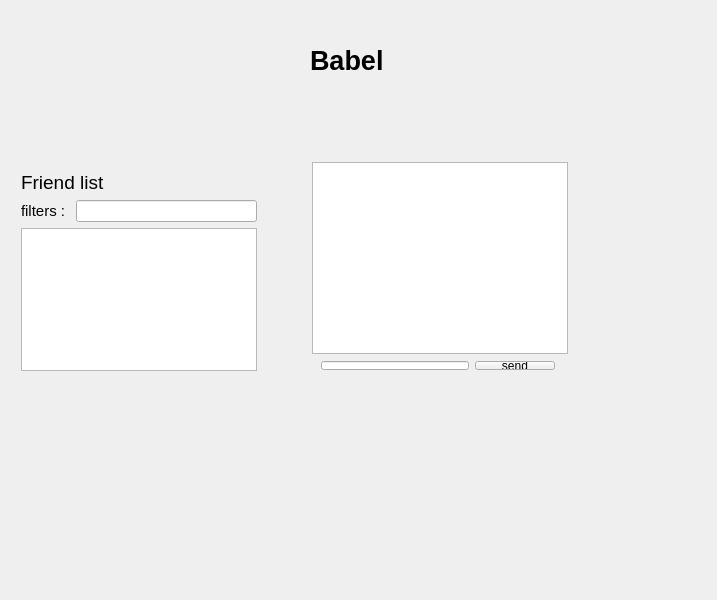
<?xml version="1.0" encoding="UTF-8"?>
<ui version="4.0">
 <class>HomeGUI</class>
 <widget class="QWidget" name="HomeGUI">
  <property name="geometry">
   <rect>
    <x>0</x>
    <y>0</y>
    <width>717</width>
    <height>600</height>
   </rect>
  </property>
  <property name="windowTitle">
   <string>HomeGUI</string>
  </property>
  <widget class="QLabel" name="server_say">
   <property name="geometry">
    <rect>
     <x>310</x>
     <y>30</y>
     <width>81</width>
     <height>61</height>
    </rect>
   </property>
   <property name="font">
    <font>
     <pointsize>20</pointsize>
     <weight>75</weight>
     <bold>true</bold>
    </font>
   </property>
   <property name="text">
    <string>Babel</string>
   </property>
  </widget>
  <widget class="QWidget" name="layoutWidget">
   <property name="geometry">
    <rect>
     <x>10</x>
     <y>160</y>
     <width>258</width>
     <height>222</height>
    </rect>
   </property>
   <layout class="QVBoxLayout" name="verticalLayout">
    <item>
     <widget class="QLabel" name="label">
      <property name="font">
       <font>
        <pointsize>14</pointsize>
       </font>
      </property>
      <property name="text">
       <string>Friend list</string>
      </property>
     </widget>
    </item>
    <item>
     <layout class="QHBoxLayout" name="horizontalLayout">
      <item>
       <widget class="QLabel" name="label_2">
        <property name="font">
         <font>
          <pointsize>11</pointsize>
         </font>
        </property>
        <property name="text">
         <string>filters : </string>
        </property>
       </widget>
      </item>
      <item>
       <widget class="QLineEdit" name="lineEdit_filter"/>
      </item>
     </layout>
    </item>
    <item>
     <widget class="QListWidget" name="listWidget_friends"/>
    </item>
   </layout>
  </widget>
  <widget class="QWidget" name="">
   <property name="geometry">
    <rect>
     <x>310</x>
     <y>350</y>
     <width>256</width>
     <height>31</height>
    </rect>
   </property>
   <layout class="QHBoxLayout" name="horizontalLayout_3">
    <item>
     <widget class="QLineEdit" name="lineEdit_message_3"/>
    </item>
    <item>
     <widget class="QPushButton" name="send_btn_3">
      <property name="text">
       <string>send</string>
      </property>
     </widget>
    </item>
   </layout>
  </widget>
  <widget class="QListWidget" name="mabite">
   <property name="geometry">
    <rect>
     <x>312</x>
     <y>162</y>
     <width>256</width>
     <height>192</height>
    </rect>
   </property>
  </widget>
 </widget>
 <layoutdefault spacing="6" margin="11"/>
 <resources/>
 <connections/>
</ui>
